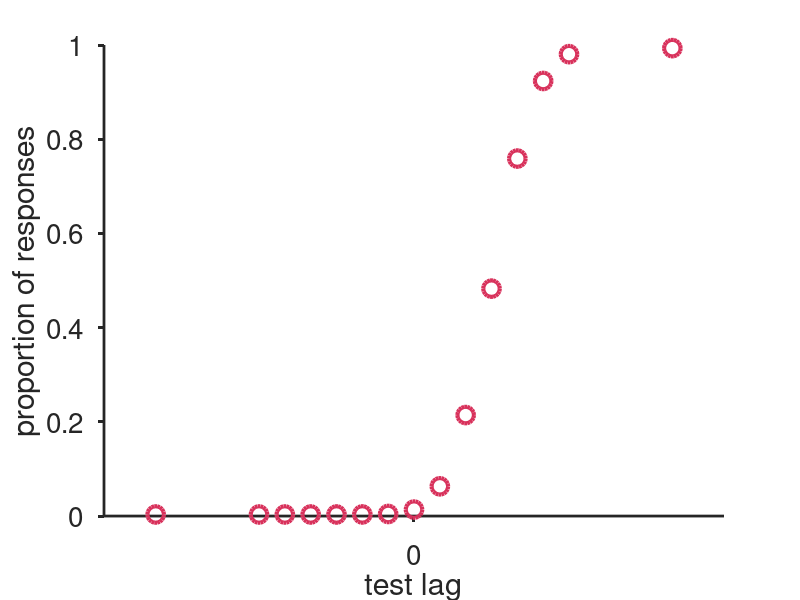
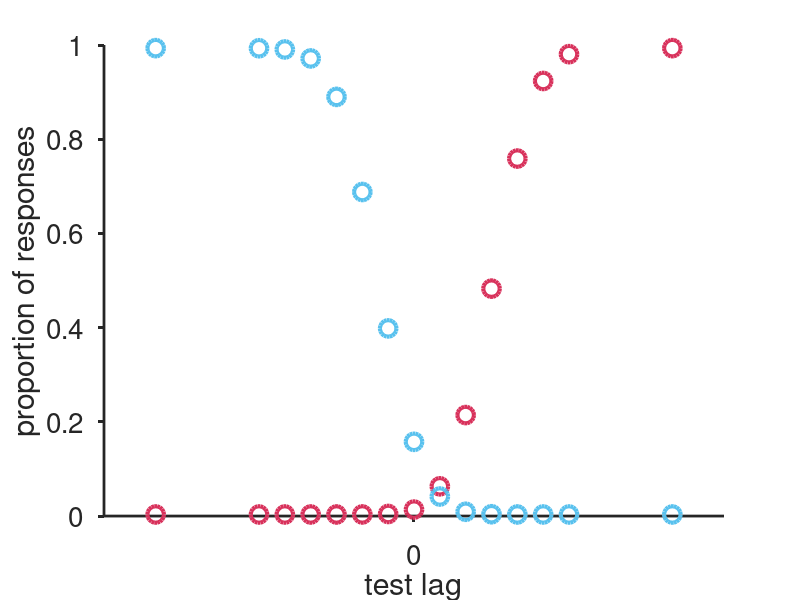
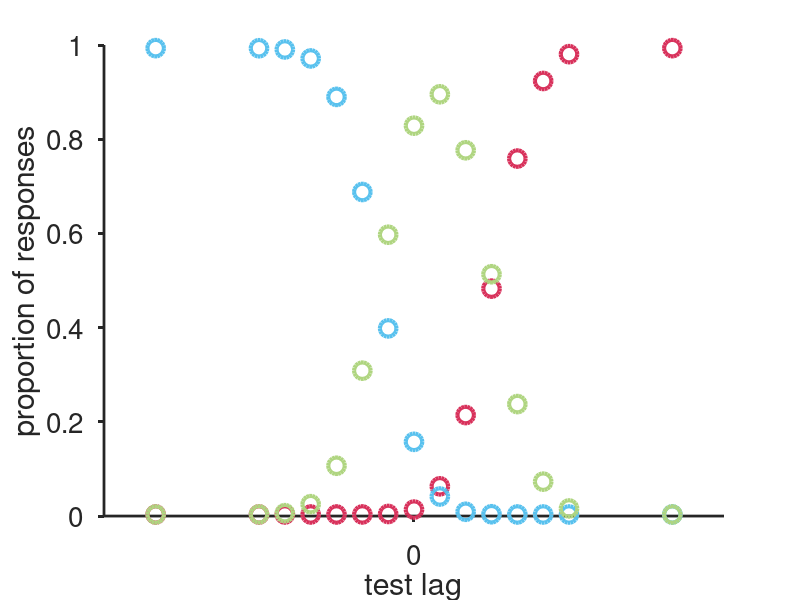
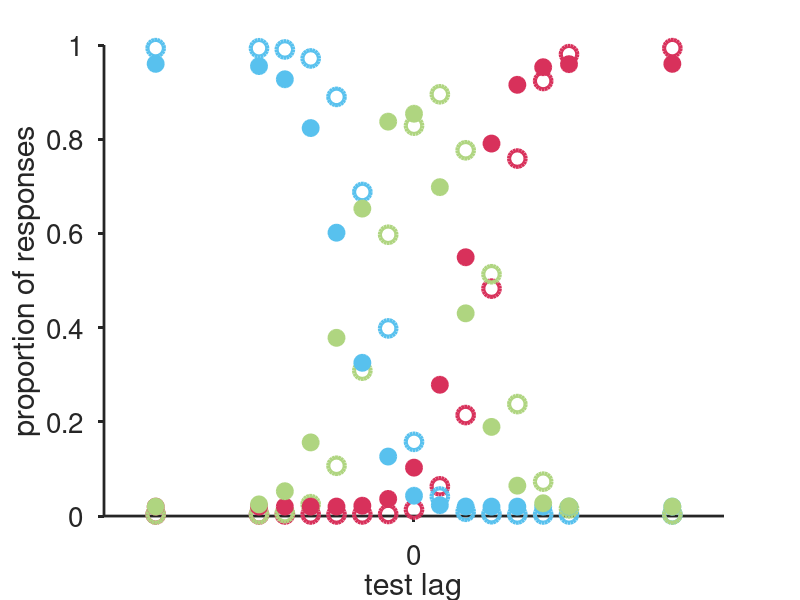

The MATLAB source for these figures, in order:
close all; clc; clear all;

pre_ms_unique = [-0.500000000000000	-0.300000000000000	-0.250000000000000	-0.200000000000000	-0.150000000000000	-0.100000000000000	-0.0500000000000000	0	0.0500000000000000	0.100000000000000	0.150000000000000	0.200000000000000	0.250000000000000	0.300000000000000	0.500000000000000]*1e3;

%make a finer grid for the timing difference between the auditory and the
%visual stimulus
SOA_finer = pre_ms_unique;

% define PMF
P_Afirst = @(SOA, mu, sig, c, lambda) lambda/3 + (1-lambda).*normcdf(-c, SOA - mu, sig);
P_Vfirst = @(SOA, mu, sig, c, lambda) lambda/3 + (1-lambda).*(1 - normcdf(c, SOA-mu, sig));
P_simultaneous = @(SOA, mu, sig, c, lambda) ...
    1 - (lambda/3 + (1-lambda).*normcdf(-c, SOA - mu, sig)) ...
    - (lambda/3 + (1-lambda).*(1 - normcdf(c, SOA-mu, sig)));

M1 = {@(p) P_Afirst(SOA_finer, p(1), p(3), p(5), p(7));...
    @(p) P_Vfirst(SOA_finer, p(1), p(3), p(5), p(7));...
    @(p) P_simultaneous(SOA_finer, p(1), p(3), p(5), p(7));...
    @(p) P_Afirst(SOA_finer, p(2), p(4), p(6), p(8));...
    @(p) P_Vfirst(SOA_finer, p(2), p(4), p(6), p(8));...
    @(p) P_simultaneous(SOA_finer, p(2), p(4), p(6), p(8))};

M2 = {@(p) P_Afirst(SOA_finer, p(1), p(3), p(4), p(6));...
    @(p) P_Vfirst(SOA_finer, p(1), p(3), p(4), p(6));...
    @(p) P_simultaneous(SOA_finer, p(1), p(3), p(4), p(6));...
    @(p) P_Afirst(SOA_finer, p(2), p(3), p(5), p(7));...
    @(p) P_Vfirst(SOA_finer, p(2), p(3), p(5), p(7));...
    @(p) P_simultaneous(SOA_finer, p(2), p(3), p(5), p(7))};

M3 = {@(p) P_Afirst(SOA_finer, p(1), p(3), p(5), p(6));...
    @(p) P_Vfirst(SOA_finer, p(1), p(3), p(5), p(6));...
    @(p) P_simultaneous(SOA_finer, p(1), p(3), p(5), p(6));...
    @(p) P_Afirst(SOA_finer, p(2), p(4), p(5), p(7));...
    @(p) P_Vfirst(SOA_finer, p(2), p(4), p(5), p(7));...
    @(p) P_simultaneous(SOA_finer, p(2), p(4), p(5), p(7))};

M4 = {@(p) P_Afirst(SOA_finer, p(1), p(3), p(4), p(5));...
    @(p) P_Vfirst(SOA_finer, p(1), p(3), p(4), p(5));...
    @(p) P_simultaneous(SOA_finer, p(1), p(3), p(4), p(5));...
    @(p) P_Afirst(SOA_finer, p(2), p(3), p(4), p(6));...
    @(p) P_Vfirst(SOA_finer, p(2), p(3), p(4), p(6));...
    @(p) P_simultaneous(SOA_finer, p(2), p(3), p(4), p(6))};

M5 = {@(p) P_Afirst(SOA_finer, p(1), p(2), p(3), p(5));...
    @(p) P_Vfirst(SOA_finer, p(1), p(2), p(3), p(5));...
    @(p) P_simultaneous(SOA_finer, p(1), p(2), p(3), p(5));...
    @(p) P_Afirst(SOA_finer, p(1), p(2), p(4), p(6));...
    @(p) P_Vfirst(SOA_finer, p(1), p(2), p(4), p(6));...
    @(p) P_simultaneous(SOA_finer, p(1), p(2), p(4), p(6))};

M6 = {@(p) P_Afirst(SOA_finer, p(1), p(2), p(3), p(4));...
    @(p) P_Vfirst(SOA_finer, p(1), p(2), p(3), p(4));...
    @(p) P_simultaneous(SOA_finer, p(1), p(2), p(3), p(4));...
    @(p) P_Afirst(SOA_finer, p(1), p(2), p(3), p(5));...
    @(p) P_Vfirst(SOA_finer, p(1), p(2), p(3), p(5));...
    @(p) P_simultaneous(SOA_finer, p(1), p(2), p(3), p(5))};

models = {M1; M2; M3; M4; M5; M6};

%% plug in best-fitting parameters and plot

% plot raw data
cMAP1 = [229, 158, 168; 203, 227, 172; 171,223,235]./255;
cMAP2 = [216, 49, 91; 175, 213, 128; 88,193,238]./255;

bestPs = {[42.84, -40, 66.131, 49.306, 109.76, 82.858, 0.01, 0.06];
    [42.84, -20.277, 66.131, 109.76, 82.858, 0.01, 0.06];
    [42.84, -20.277, 66.131, 49.306, 109.76, 0.01, 0.06];
    [42.84, -20.277, 66.131, 109.76, 0.01, 0.06];
    [42.84, 66.131, 109.76, 82.858, 0.01, 0.06];
    [42.84, 66.131, 109.76, 0.01, 0.06]};

% plot fitting curves

for m = 4:4
    bestP = bestPs{m};
    Pre_Afirst_fit = models{m}{1}(bestP);
    Pre_Vfirst_fit = models{m}{2}(bestP);
    Pre_simul_fit = models{m}{3}(bestP);
    Post_Afirst_fit = models{m}{4}(bestP);
    Post_Vfirst_fit = models{m}{5}(bestP);
    Post_simul_fit = models{m}{6}(bestP);

    figure; hold on
    set(gca, 'LineWidth', 2, 'FontSize', 20)
    set(gcf, 'Position',[10 10 500 400])
    % look better
    xlabel('test lag')
    ylabel('proportion of responses')
    set(gca,'TickDir','out');
    xticks(0)

    plot(SOA_finer, Pre_Vfirst_fit, 'o','Color', cMAP2(1,:), 'MarkerSize',12,'lineWidth', 3)
    saveas(gca,'f1','png')
    
    plot(SOA_finer, Pre_Afirst_fit, 'o','Color', cMAP2(3,:),'MarkerSize',12,'lineWidth', 3)
    saveas(gca,'f2','png')

    plot(SOA_finer, Pre_simul_fit, 'o','Color', cMAP2(2,:), 'MarkerSize',12,'lineWidth', 3)
    saveas(gca,'f3','png')

    plot(SOA_finer, Post_Vfirst_fit, 'o','MarkerFaceColor', cMAP2(1,:),'MarkerEdgeColor', cMAP2(1,:), 'MarkerSize',12,'lineWidth', 1)
    plot(SOA_finer, Post_Afirst_fit, 'o','MarkerFaceColor', cMAP2(3,:),'MarkerEdgeColor', cMAP2(3,:),'MarkerSize',12,'lineWidth', 1)
    plot(SOA_finer, Post_simul_fit, 'o','MarkerFaceColor', cMAP2(2,:),'MarkerEdgeColor', cMAP2(2,:),'MarkerSize',12,'lineWidth', 1)
    saveas(gca,'f4','png')
    %     % display best fitting parameters
    %     annotation( 'textbox', 'String', round(bestP,3), ...
    %         'FontSize', 14, 'Units', 'normalized', 'EdgeColor', 'none', ...
    %         'Position', [0.9,0.9,0.03,0.03], 'Interpreter','Latex')

    legend('"vision first"','"audition first"','"simultaneous"','"vision first"','"audition first"','"simultaneous"')


    saveas(gca,'f5','png')

end